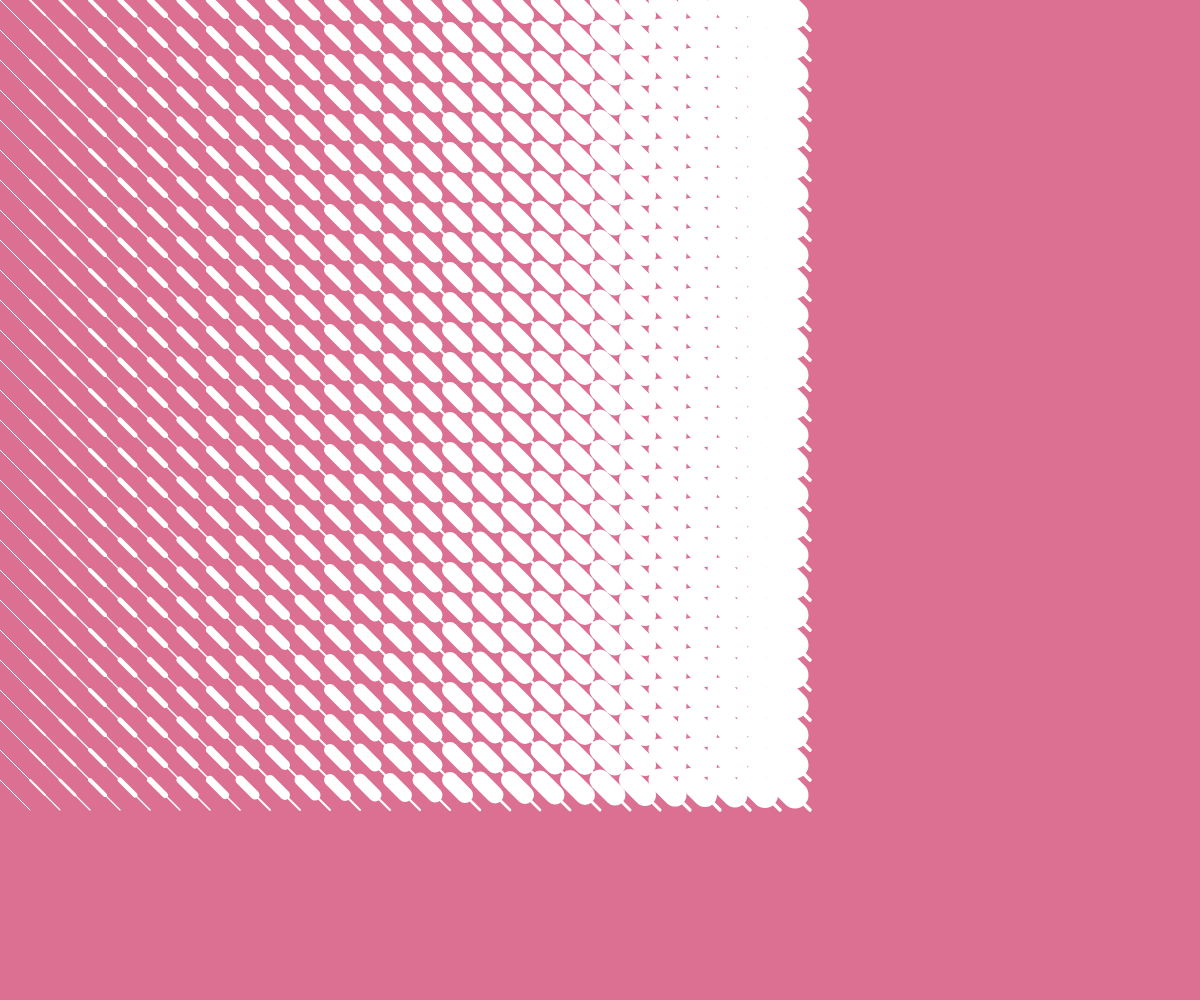
Frame 1 (no input)
Frame 60 (no input): identical to frame 1, image omitted
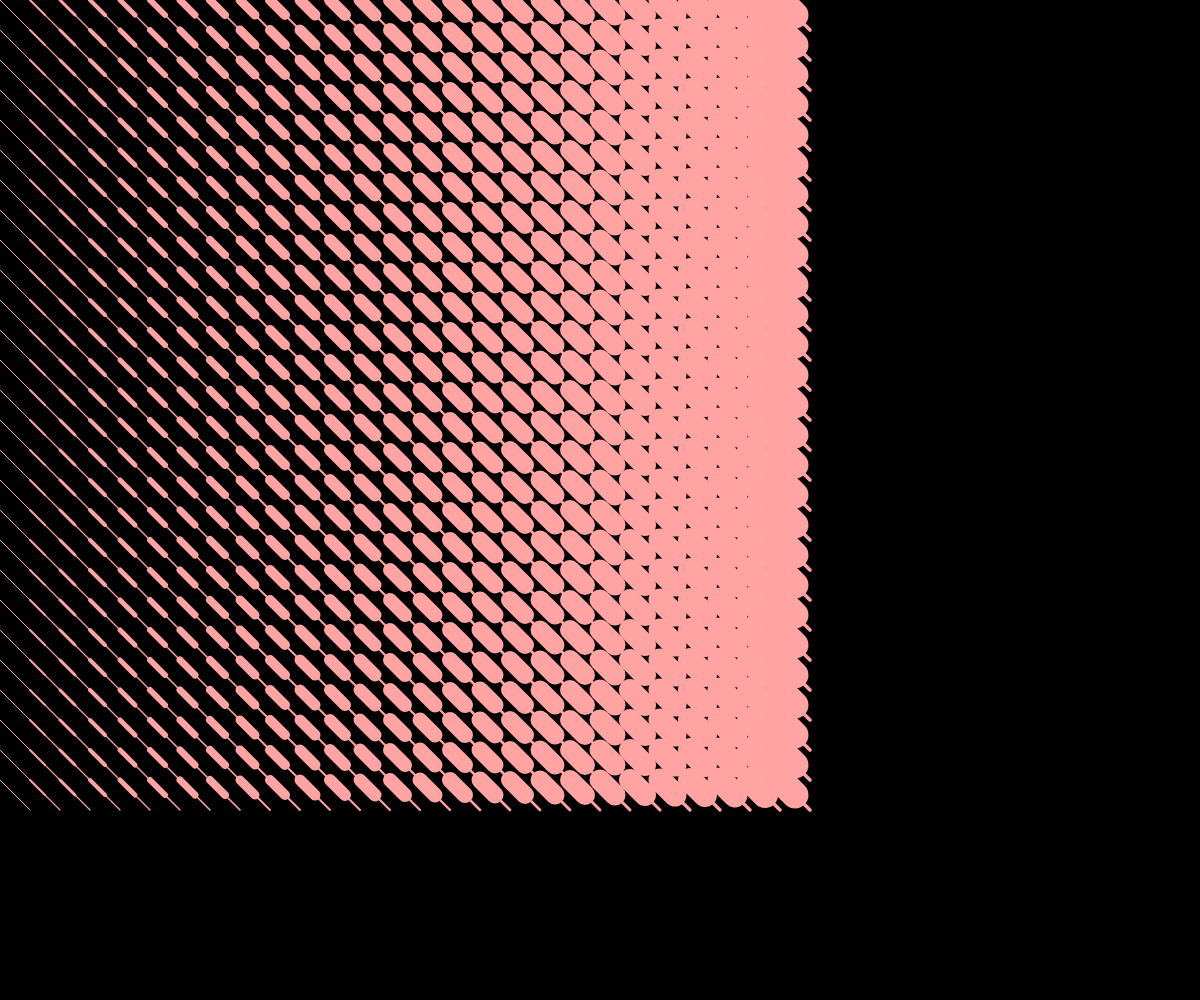
Frame 120 (the mouse pressed at the canvas centre since frame 60)

The p5.js sketch that drew these frames (run headless with seeded random() and noise() and a simulated clock; from frame 60 on, the mouse is pressed at the canvas centre):

// p5.js sketch
// ── sketch.js
// WHILE YOU GRADE/LOOK AT IT TRY CLICKING THE  PREVIEW/THINGY! ITS INTERACTIVE!



function setup() {
  createCanvas(windowWidth, windowHeight);

  
}

function draw() {
  
  
  
  if (mouseIsPressed) {
    background(0);
    stroke(255,163,163);
  } else {
    background('PALEVIOLETRED');
    stroke(255);
  }
  var step = 30;
  
  for(var x = 0; x<800; x=x+step){
    for(var y=0; y<800; y=y+step)
      {
        strokeWeight(1+x/step);
        line(x,y,x+(step/2),y+(step/2));
        strokeWeight(1+x/step/10);
        line(x+(step/2),y+(step/2),x+step,y+step);
      }
  }

  
}

function Module(_x, _y) {
  this.x = _x;
  this.y = _y;
  this.a = 0;

}

function windowResized() {
  resizeCanvas(windowWidth, windowHeight);
}
